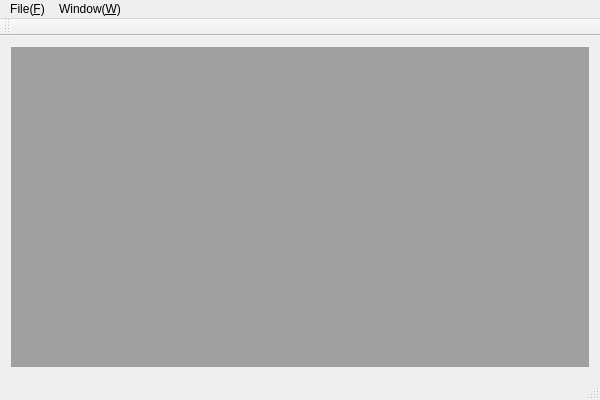
<?xml version="1.0" encoding="UTF-8"?>
<ui version="4.0">
 <class>bsplinesurfaceClass</class>
 <widget class="QMainWindow" name="bsplinesurfaceClass">
  <property name="geometry">
   <rect>
    <x>0</x>
    <y>0</y>
    <width>600</width>
    <height>400</height>
   </rect>
  </property>
  <property name="windowTitle">
   <string>bsplinesurface</string>
  </property>
  <widget class="QWidget" name="centralWidget">
   <layout class="QGridLayout" name="gridLayout">
    <item row="0" column="0">
     <widget class="QMdiArea" name="mdiArea">
      <widget class="subwindow1" name="subwindow_1">
       <property name="windowTitle">
        <string>节点和参数化窗口</string>
       </property>
      </widget>
      <widget class="subwindow2" name="subwindow_2">
       <property name="windowTitle">
        <string>拟合曲面窗口</string>
       </property>
      </widget>
      <widget class="subwindow0" name="subwindow_0">
       <property name="windowTitle">
        <string>输入网格窗口</string>
       </property>
      </widget>
     </widget>
    </item>
   </layout>
  </widget>
  <widget class="QMenuBar" name="menuBar">
   <property name="geometry">
    <rect>
     <x>0</x>
     <y>0</y>
     <width>600</width>
     <height>23</height>
    </rect>
   </property>
   <widget class="QMenu" name="menuFile_F">
    <property name="title">
     <string>File(&amp;F)</string>
    </property>
    <addaction name="actionNew"/>
    <addaction name="actionOpen"/>
    <addaction name="actionSave"/>
    <addaction name="actionSaveAs"/>
    <addaction name="actionExit"/>
   </widget>
   <widget class="QMenu" name="menuWindow_W">
    <property name="title">
     <string>Window(&amp;W)</string>
    </property>
    <addaction name="actionTile"/>
    <addaction name="actionCascade"/>
    <addaction name="actionClose"/>
    <addaction name="actionCloseAll"/>
   </widget>
   <addaction name="menuFile_F"/>
   <addaction name="menuWindow_W"/>
  </widget>
  <widget class="QToolBar" name="mainToolBar">
   <attribute name="toolBarArea">
    <enum>TopToolBarArea</enum>
   </attribute>
   <attribute name="toolBarBreak">
    <bool>false</bool>
   </attribute>
  </widget>
  <widget class="QStatusBar" name="statusBar"/>
  <action name="actionNew">
   <property name="text">
    <string>New(&amp;N)</string>
   </property>
   <property name="toolTip">
    <string>New</string>
   </property>
  </action>
  <action name="actionOpen">
   <property name="text">
    <string>Open(&amp;O)</string>
   </property>
   <property name="toolTip">
    <string>Open</string>
   </property>
  </action>
  <action name="actionSave">
   <property name="text">
    <string>Save(&amp;S)</string>
   </property>
   <property name="toolTip">
    <string>Save</string>
   </property>
  </action>
  <action name="actionSaveAs">
   <property name="text">
    <string>Save As(&amp;A)</string>
   </property>
   <property name="toolTip">
    <string>Save As</string>
   </property>
  </action>
  <action name="actionExit">
   <property name="text">
    <string>Exit(&amp;X)</string>
   </property>
   <property name="toolTip">
    <string>Exit</string>
   </property>
  </action>
  <action name="actionTile">
   <property name="text">
    <string>Tile(&amp;T)</string>
   </property>
   <property name="toolTip">
    <string>Tile</string>
   </property>
  </action>
  <action name="actionCascade">
   <property name="text">
    <string>Cascade(&amp;C)</string>
   </property>
   <property name="toolTip">
    <string>Cascade</string>
   </property>
  </action>
  <action name="actionClose">
   <property name="text">
    <string>Close(&amp;O)</string>
   </property>
   <property name="toolTip">
    <string>Close</string>
   </property>
  </action>
  <action name="actionCloseAll">
   <property name="text">
    <string>Close All(&amp;A)</string>
   </property>
   <property name="toolTip">
    <string>Close All</string>
   </property>
  </action>
 </widget>
 <layoutdefault spacing="6" margin="11"/>
 <customwidgets>
  <customwidget>
   <class>subwindow1</class>
   <extends>QWidget</extends>
   <header>subwindow1.h</header>
   <container>1</container>
  </customwidget>
  <customwidget>
   <class>subwindow2</class>
   <extends>QWidget</extends>
   <header>subwindow2.h</header>
   <container>1</container>
  </customwidget>
  <customwidget>
   <class>subwindow0</class>
   <extends>QWidget</extends>
   <header>subwindow0.h</header>
   <container>1</container>
  </customwidget>
 </customwidgets>
 <resources>
  <include location="bsplinesurface.qrc"/>
 </resources>
 <connections>
  <connection>
   <sender>actionTile</sender>
   <signal>triggered()</signal>
   <receiver>mdiArea</receiver>
   <slot>tileSubWindows()</slot>
   <hints>
    <hint type="sourcelabel">
     <x>-1</x>
     <y>-1</y>
    </hint>
    <hint type="destinationlabel">
     <x>299</x>
     <y>206</y>
    </hint>
   </hints>
  </connection>
  <connection>
   <sender>actionCascade</sender>
   <signal>triggered()</signal>
   <receiver>mdiArea</receiver>
   <slot>cascadeSubWindows()</slot>
   <hints>
    <hint type="sourcelabel">
     <x>-1</x>
     <y>-1</y>
    </hint>
    <hint type="destinationlabel">
     <x>299</x>
     <y>206</y>
    </hint>
   </hints>
  </connection>
 </connections>
</ui>
